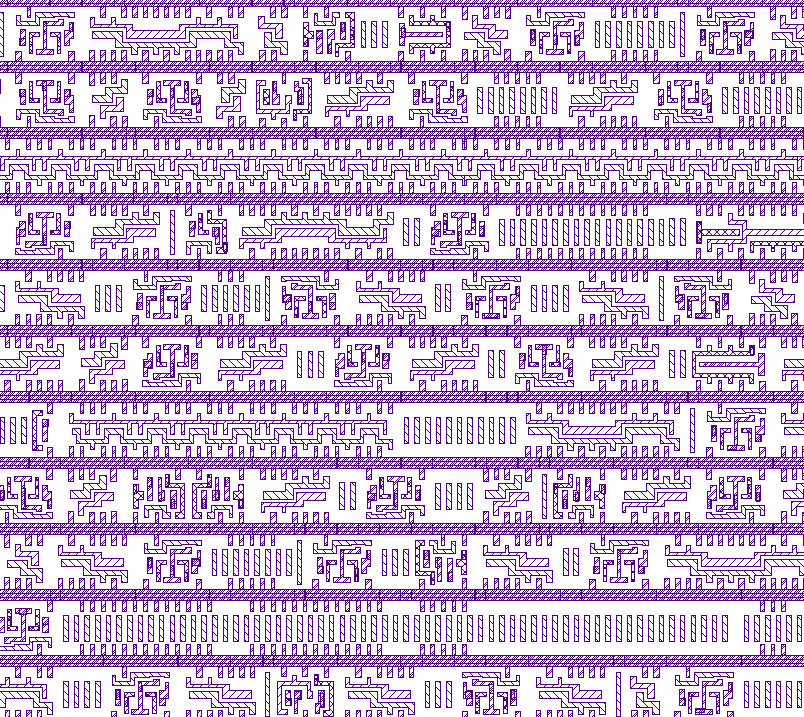
#> input picture picture.png, 804 x 717 px; its folder holds only this picture in this run
$ python -i image_processor_backend.py   (imports and definitions only)
#> lines starting #> are read from the running program, lines starting #| are printed output that depends on the picture

from PIL import Image
import numpy as np
import matplotlib.pyplot as plt
from scipy.ndimage import binary_dilation

class ImageProcessor:
    # [10 lines left out: function __init__, not called in this run]

    def threshold_image(self):
        self.image_thresholded = self.image_gray.point(lambda x: 0 if x < self.threshold else 255, '1')

    # [65 lines left out: functions dilate_image, calculate_black_area_percentage_obsolete, calculate_black_area_percentage, process_image, display_images, not called in this run]


class ImageSplitter:
    # [26 lines left out: functions __init__, split_image, not called in this run]

    def save_segments(self):
        for i, segment in enumerate(self.segments):
            segment.save(f'cropped_image_{i}.png')

    # [5 lines left out: function calculate_segment_areas, not called in this run]


import csv

class ParameterReader:
    def __init__(self, filepath):
        self.filepath = filepath
        self.parameters = {}

    # [5 lines left out: function read_parameters, not called in this run]

import os
import csv
from PIL import Image, ImageOps
from image_processor_backend import ImageSplitter, ImageProcessor

class ImageProcessorManager:
    # [41 lines left out: functions __init__, process_images, save_percentages_to_csv, not called in this run]

>>> from PIL import Image
>>> picture = Image.open('picture.png')
#> picture is the input picture: PIL image 804x717 P; mean R, G, B, A 208.4, 187.1, 221.2, 255
>>> result = ImageProcessor(picture).process_image()
#> in __init__, `self.image_gray = self.image.convert('L')`:
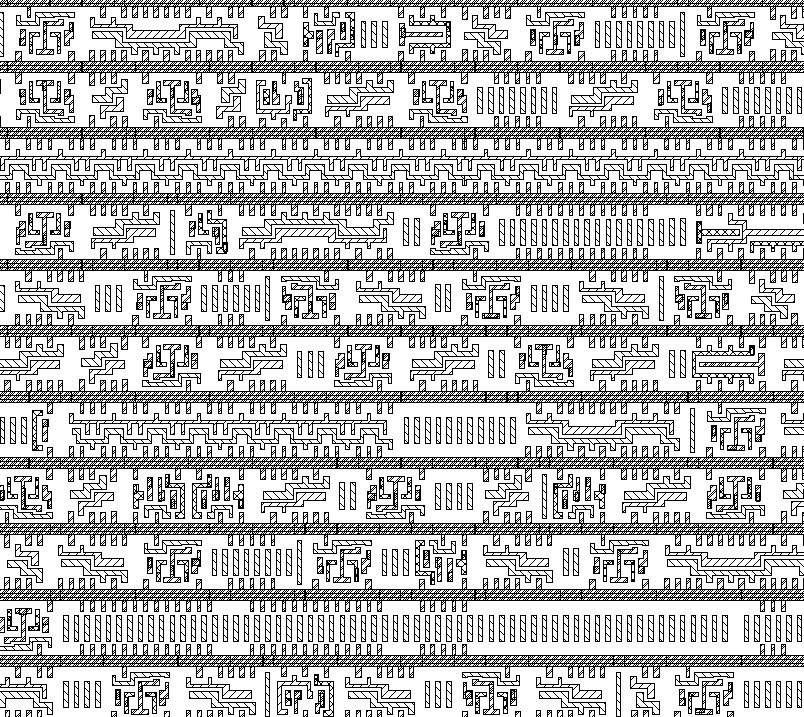
#> self.image_gray: PIL image 804x717 L; values 39 (black) and 255 (white), 73.4% white; black in thin lines or dots
#> in threshold_image, `self.image_thresholded = self.image_gray.point(lambda x: 0 if x < self..`: self.image_thresholded: PIL image 804x717 1; 73.4% white; black in thin lines or dots
#| Image shape: (717, 804), Type: bool
#> in calculate_black_area_percentage, `black_pixels = np.sum(image_to_use == 0)`: black_pixels = 153420
#> in calculate_black_area_percentage, `self.black_area_percentage = (black_pixels / total_pixels) * 100 * sel..`: self.black_area_percentage = 18.63
#| Black Pixels: 153420, Total Pixels: 576468
